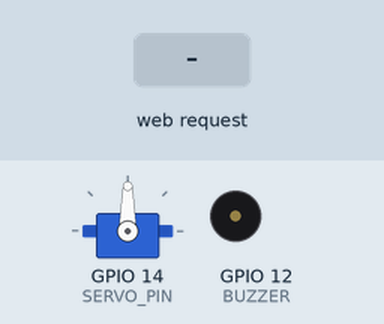
Recording of a sketch running on a simulated ESP32. Parts: servo, buzzer (waves = sounding, pin HIGH). The test bench sets the inputs (shaded band). WiFi joins after 1.5 s; servers stay silent unless stated; what the sketch prints to the serial monitor is not drawn.

Above: at 3.2 s.
3.3 s: HTTP request GET /on received
At 4.0 s:
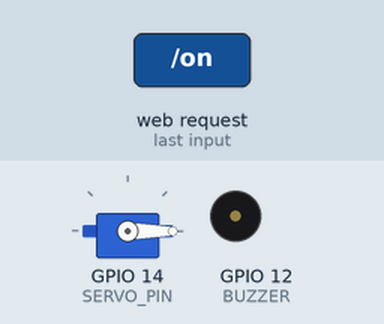
At 9.1 s:
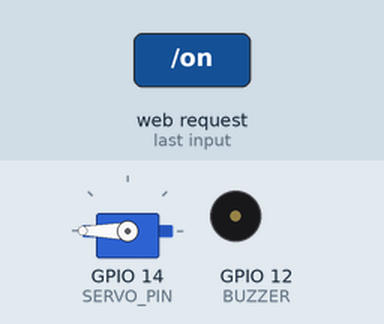
Timing chart, 0 to 10.6 s (numbered marks = the images above; inputs shaded):
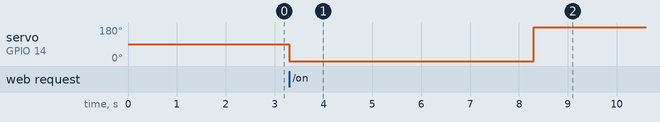

The sketch:

ESP32.ino
```cpp
#include <WiFi.h>
#include <WebServer.h>
#include <ESP32Servo.h>  // Include the ESP32Servo library

const char* ssid = "Prashant";         // Replace with your WiFi SSID
const char* password = "15241524"; // Replace with your WiFi Password

WebServer server(80); // Create a web server object that listens on port 80

#define BUZZER 12
#define SERVO_PIN 14

Servo myServo;  // Create servo object to control a servo

void handleOn() {
  myServo.write(0); // Move servo to 90 degrees
  delay(5000);
  myServo.write(180); // Move servo back to 0 degrees
  server.send(200, "text/plain", "LED, BUZZER, and SERVO are ON");
}

void handleOff() {
  digitalWrite(BUZZER, HIGH);
  myServo.write(0); // Move servo to 0 degrees
  delay(5000);
  digitalWrite(BUZZER, LOW);
  server.send(200, "text/plain", "LED, BUZZER, and SERVO are OFF");
}

void setup() {
  Serial.begin(115200);
  pinMode(BUZZER, OUTPUT);

  myServo.attach(SERVO_PIN);  // Attach the servo on pin 14 to the servo object

  // Connect to WiFi
  WiFi.begin(ssid, password);
  while (WiFi.status() != WL_CONNECTED) {
    delay(1000);
    Serial.println("Connecting to WiFi...");
  }
  Serial.println("Connected to WiFi");

  // Print the IP address
  Serial.println("IP address: ");
  Serial.println(WiFi.localIP());

  // Define the endpoints and their respective handler functions
  server.on("/on", HTTP_GET, handleOn);
  server.on("/off", HTTP_GET, handleOff);

  server.begin(); // Start the server
  Serial.println("HTTP server started");
}

void loop() {
  server.handleClient(); // Handle client requests
}
```

Measured:
- after the input at 3.3 s, servo on GPIO 14 (SERVO_PIN): 90° → 0° at once, → 180° 5.0 s later
